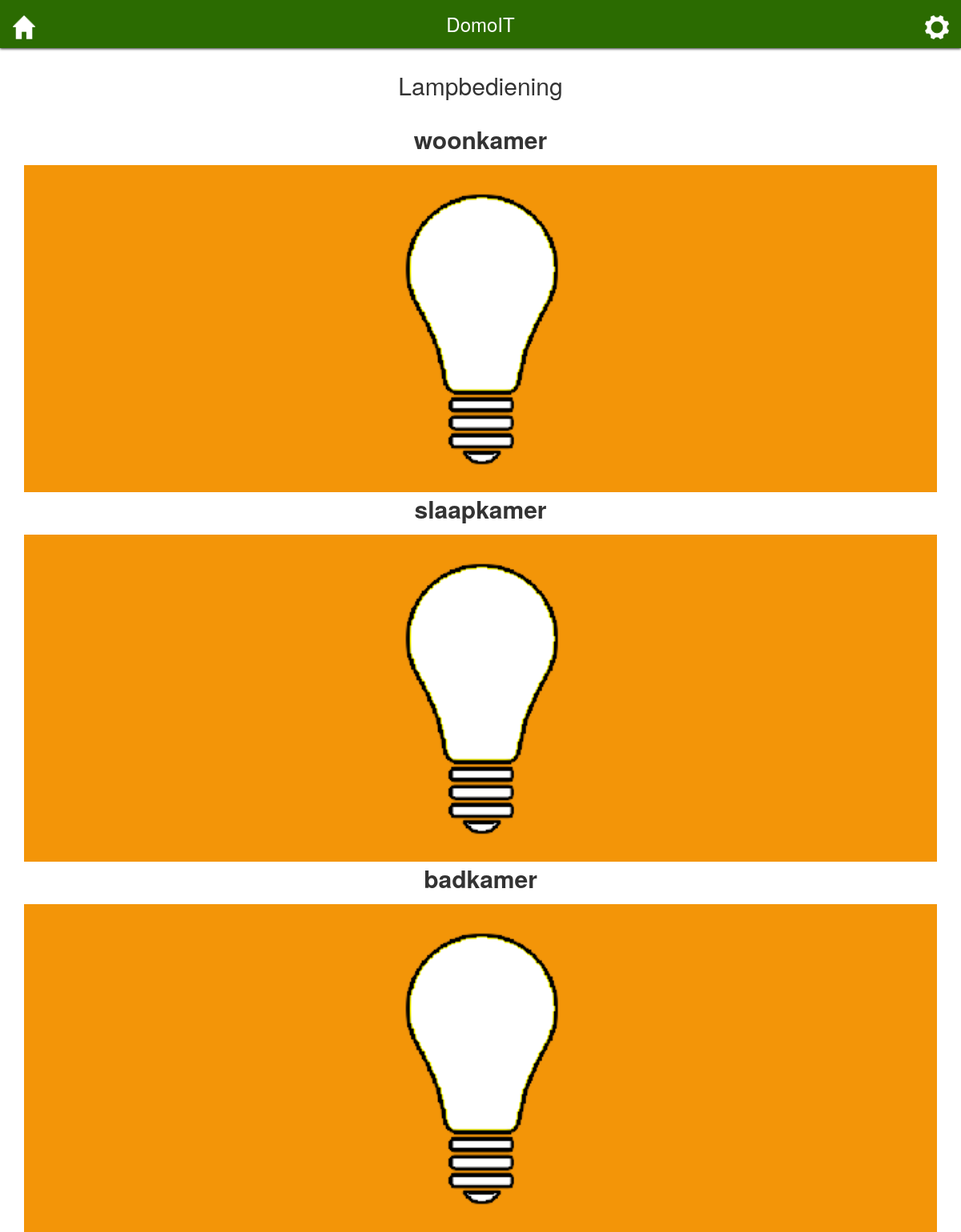
The app's page /lamp.php with its own data.
### tables this page shows
CREATE TABLE "lamp" (
	`id`	INTEGER,
	`locatie`	TEXT,
	`status`	INTEGER,
	`woning`	INTEGER,
	`gpio_pin`	INTEGER,
	PRIMARY KEY(id),
	FOREIGN KEY(`woning`) REFERENCES `woning`(`id`)
);

### public_html/lamp.php (the view)
<?php require_once "../header.php"; ?>
<div class="container">
    <h1>Lampbediening</h1>
    <?php
    $lampen = $dbh->query("
        SELECT id, locatie, status
        FROM lamp
        WHERE woning = " . $woning)->fetchAll();
    foreach ($lampen as $lamp) {
        if ($lamp["status"] == 1)
            $src = "/assets/images/lamp_aan.png";
        else
            $src = "/assets/images/lamp_uit.png";
        echo "<p>" . $lamp["locatie"] . "</p>";
        echo '
            <a href="#" onclick="schakelLamp(this); return false;">
                <img class="lamp" data-id="' . $lamp["id"] . '" src="' . $src  .'" width="100%" height="100%">
            </a>';
    }
    ?>
</div>
<?php require_once "../footer.php"; ?>

### public_html/assets/css/domoit.css (style rules this page uses)
html, body { background-color: #fff; }
#content h1 { text-align: center; }
#content p { text-align: center; font-size: 30px; font-weight: bold; }
#content h1 { margin: 30px 0; text-align: center; font-size: 30px; }

### records on screen
lamp: locatie "woonkamer"
lamp: locatie "slaapkamer"
lamp: locatie "badkamer"
